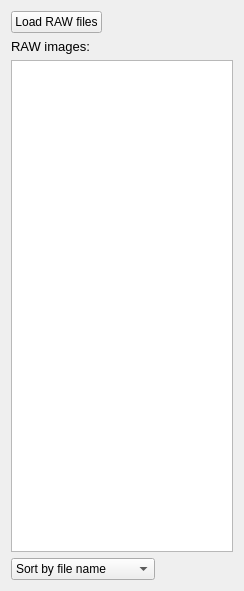
        <widget class="QWidget" name="rawConverterPage">
         <property name="geometry">
          <rect>
           <x>0</x>
           <y>0</y>
           <width>244</width>
           <height>591</height>
          </rect>
         </property>
         <attribute name="icon">
          <iconset resource="icons.qrc">
           <normaloff>:/resources/1415596481_Pictures.png</normaloff>:/resources/1415596481_Pictures.png</iconset>
         </attribute>
         <attribute name="label">
          <string>Convert Raw images</string>
         </attribute>
         <layout class="QVBoxLayout" name="verticalLayout_17">
          <item>
           <layout class="QVBoxLayout" name="verticalLayout_16">
            <item>
             <widget class="QPushButton" name="loadRawImage">
              <property name="sizePolicy">
               <sizepolicy hsizetype="Fixed" vsizetype="Fixed">
                <horstretch>0</horstretch>
                <verstretch>0</verstretch>
               </sizepolicy>
              </property>
              <property name="text">
               <string>Load RAW files</string>
              </property>
              <property name="icon">
               <iconset resource="icons.qrc">
                <normaloff>:/resources/loadRawImages.png</normaloff>:/resources/loadRawImages.png</iconset>
              </property>
              <property name="iconSize">
               <size>
                <width>40</width>
                <height>40</height>
               </size>
              </property>
             </widget>
            </item>
            <item>
             <widget class="QLabel" name="labelRaw">
              <property name="font">
               <font>
                <pointsize>10</pointsize>
               </font>
              </property>
              <property name="text">
               <string>RAW images:</string>
              </property>
             </widget>
            </item>
            <item>
             <widget class="QListWidget" name="rawFilesWidget">
              <property name="sizePolicy">
               <sizepolicy hsizetype="Fixed" vsizetype="MinimumExpanding">
                <horstretch>0</horstretch>
                <verstretch>0</verstretch>
               </sizepolicy>
              </property>
              <property name="minimumSize">
               <size>
                <width>220</width>
                <height>0</height>
               </size>
              </property>
              <property name="contextMenuPolicy">
               <enum>Qt::CustomContextMenu</enum>
              </property>
              <property name="selectionMode">
               <enum>QAbstractItemView::ExtendedSelection</enum>
              </property>
             </widget>
            </item>
            <item>
             <widget class="QComboBox" name="sortRawFilesComboBox">
              <property name="sizePolicy">
               <sizepolicy hsizetype="Fixed" vsizetype="Fixed">
                <horstretch>0</horstretch>
                <verstretch>0</verstretch>
               </sizepolicy>
              </property>
              <item>
               <property name="text">
                <string>Sort by file name</string>
               </property>
              </item>
              <item>
               <property name="text">
                <string>Sort by date created</string>
               </property>
              </item>
              <item>
               <property name="text">
                <string>Sort by date modified</string>
               </property>
              </item>
             </widget>
            </item>
           </layout>
          </item>
         </layout>
        </widget>
